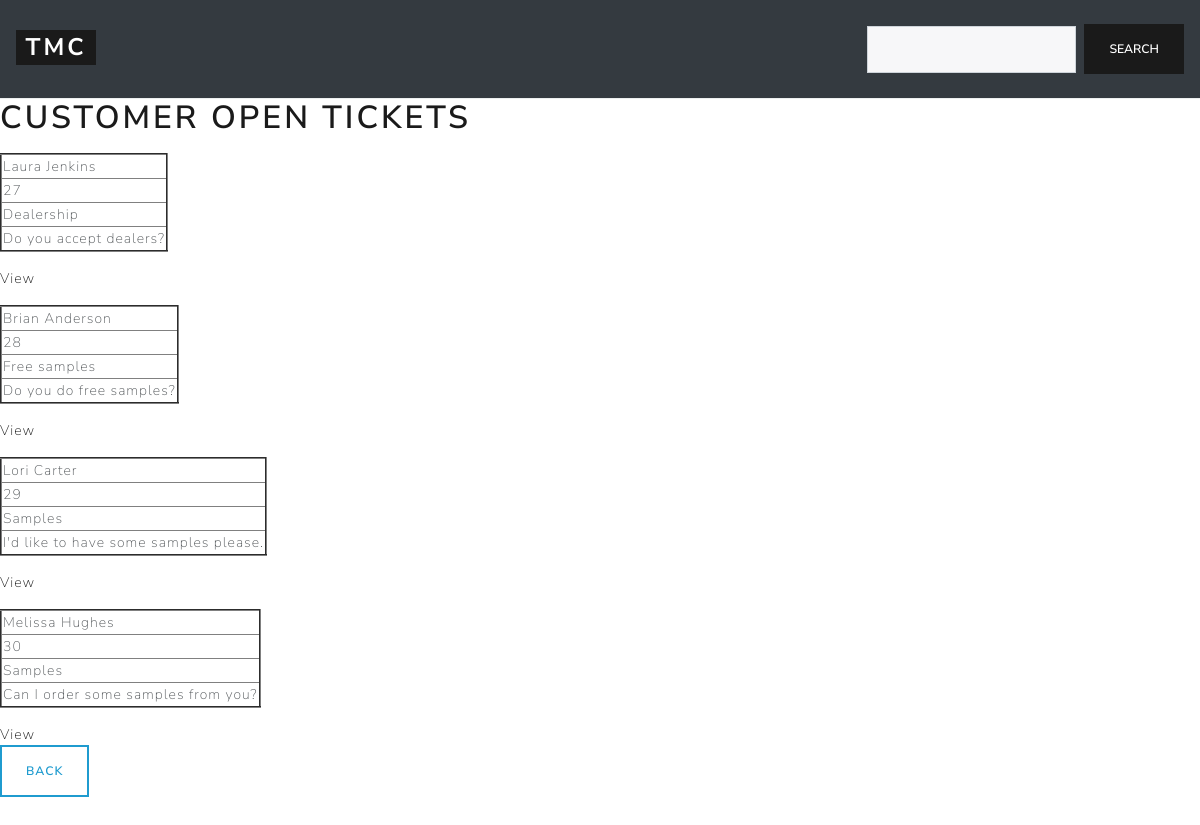
The app's page /listOpenCustomer.php?cat=customer.solved with its own data.
### tables this page shows
CREATE TABLE IF NOT EXISTS `ticket_CUSTOMER` (
  `t_ID` int(2) NOT NULL AUTO_INCREMENT,
  `t_TITLE` varchar(255) DEFAULT NULL,
  `t_SUMMARY` varchar(255) DEFAULT NULL,
  `t_USER` varchar(255) DEFAULT NULL,
  `t_UID` int(6) DEFAULT NULL,
  `t_USRGROUP` varchar(8) DEFAULT NULL,
  `t_CAT` varchar(9) DEFAULT NULL,
  `t_TIMESTAMP` varchar(16) DEFAULT NULL,
  `t_PRIORITY` int(1) DEFAULT NULL,
  `t_STATUS` varchar(11) DEFAULT NULL,
  PRIMARY KEY (`t_ID`),
  UNIQUE KEY `user_uid_pair` (`t_USER`,`t_UID`)
);

### listOpenCustomer.php (the view, shortened to what this page needs)
<!DOCTYPE html>
<html>
<head>
<link href="https://stackpath.bootstrapcdn.com/bootswatch/4.1.3/lux/bootstrap.min.css" rel="stylesheet">
</head>
<body>
  <nav class="navbar navbar-dark bg-dark border-bottom">
    <h1><a class="navbar-brand badge badge-primary" href="Dashboard.php">TMC</a></h1>
    <form class="form-inline" action="search.php" method="post">
      <input class="form-control mr-sm-2" type="text" name="searchresult" value="">
      <input class="btn btn-primary my-2 my-sm-0" type="submit" name="Submit1" value="search">
    </form>
  </nav>
<head><title>Product List</title></head>
<body>
<h1>Customer Open Tickets</h1>
<div>
<?php
$host='127.0.0.1';
$user='s4913757';
$pwd='qXodmihNoP7VEhpxWHKEAMTkWknyKcCc';
$db = $user;
$conn = mysqli_connect($host, $user, $pwd, $db);
if (isset($_GET['cat'])){
  if ($_GET['cat']=='customer.solved'){
  $query = "SELECT * FROM ticket_CUSTOMER WHERE t_STATUS = 'OPEN' ORDER BY 't_ID'";
  $result = mysqli_query($conn, $query);
  while ($row = mysqli_fetch_row($result)){
    echo "<p><table border='2'> <tr><td>$row[3]</td></tr> <tr><td>$row[0]</td></tr> <tr><td>$row[1]</tr></td> <td>$row[2]</td></table></p>";
    echo "<a href=\"editCustomer.php?id=$row[0]\"><th>View</th></a>";
  }
} else {
  echo "<p>This demo does not support other options.</p>";
}
 } else {
  echo "<p>This script is locked for unintended access.</p>";
}
?>
</div>
<a href="dashboardOpenCustomer.php" class="btn btn-outline-info">Back</a>
</body>
</html>

### listOpenCustomer.php (style rules this page uses)
html { position: relative; min-height: 100%; }
body { margin-bottom: 60px; }

### records on screen
ticket_customer: t_USER "Laura Jenkins", t_ID "27", t_TITLE "Dealership", t_SUMMARY "Do you accept dealers?"
ticket_customer: t_USER "Brian Anderson", t_ID "28", t_TITLE "Free samples", t_SUMMARY "Do you do free samples?"
ticket_customer: t_USER "Lori Carter", t_ID "29", t_TITLE "Samples", t_SUMMARY "I'd like to have some samples please."
ticket_customer: t_USER "Melissa Hughes", t_ID "30", t_TITLE "Samples", t_SUMMARY "Can I order some samples from you?"
